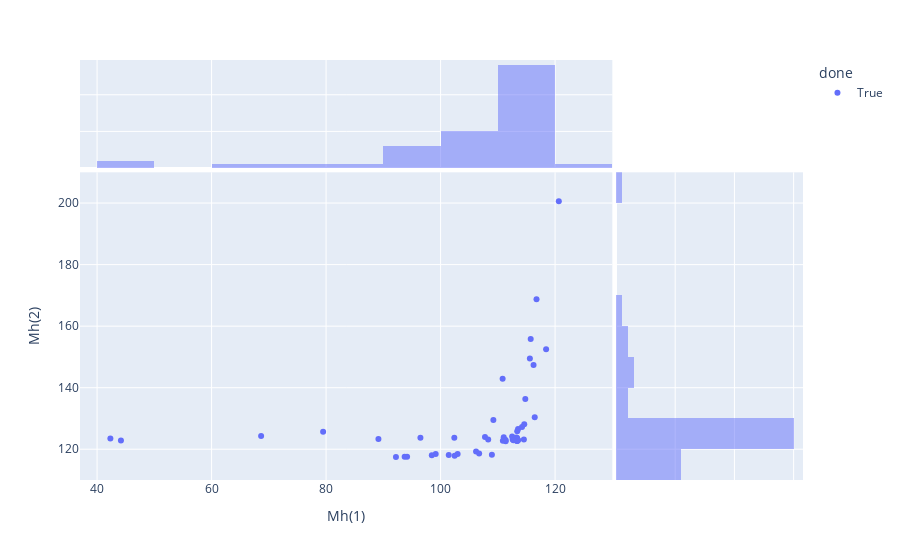

Notebook code for this chart:
### Code cell
fig = px.scatter(memory_df[select_done], x="Mh(1)", y="Mh(2)", marginal_x="histogram", marginal_y="histogram", color='done')
fig.show()

### Figure 1 — Plotly figure (JSON) as saved in the notebook; plotly's stock layout.template omitted (floating-point values rounded to 4 significant figures)
{"data": [{"hovertemplate": "done=True<br>Mh(1)=%{x}<br>Mh(2)=%{y}<extra></extra>", "legendgroup": "True", "marker": {"color": "#636efa", "symbol": "circle"}, "mode": "markers", "name": "True", "orientation": "v", "showlegend": true, "type": "scatter", "x": [120.7, 118.4, 115.7, 116.2, 116.4, 115.6, 110.8, 110.9, 113.4, 89.14, 114.5, 112.6, 79.48, 114.8, 113.5, 99.15, 113.4, 68.65, 106.2, 113.4, 109.2, 113.5, 103.0, 106.7, 109.0, 101.4, 114.2, 98.47, 114.6, 113.2, 92.2, 102.5, 113.4, 94.15, 113.5, 93.72, 116.8, 113.3, 111.2, 44.17, 108.3, 102.4, 111.0, 96.48, 112.5, 107.8, 111.4, 111.4, 42.32, 112.7], "xaxis": "x", "y": [200.6, 152.5, 155.9, 147.4, 130.4, 149.5, 142.9, 122.8, 123.3, 123.3, 123.1, 123.2, 125.7, 136.3, 122.9, 118.5, 123.7, 124.3, 119.2, 122.7, 129.5, 122.9, 118.5, 118.6, 118.2, 118.1, 127.2, 118.1, 128.1, 123.8, 117.4, 117.9, 125.8, 117.6, 126.6, 117.6, 168.8, 122.7, 122.9, 122.8, 123.1, 123.8, 123.9, 123.7, 124.1, 123.9, 122.6, 123.0, 123.5, 122.9], "yaxis": "y"}, {"alignmentgroup": "True", "bingroup": "x", "hovertemplate": "done=True<br>Mh(1)=%{x}<br>count=%{y}<extra></extra>", "legendgroup": "True", "marker": {"color": "#636efa"}, "name": "True", "offsetgroup": "True", "opacity": 0.5, "showlegend": false, "type": "histogram", "x": [120.7, 118.4, 115.7, 116.2, 116.4, 115.6, 110.8, 110.9, 113.4, 89.14, 114.5, 112.6, 79.48, 114.8, 113.5, 99.15, 113.4, 68.65, 106.2, 113.4, 109.2, 113.5, 103.0, 106.7, 109.0, 101.4, 114.2, 98.47, 114.6, 113.2, 92.2, 102.5, 113.4, 94.15, 113.5, 93.72, 116.8, 113.3, 111.2, 44.17, 108.3, 102.4, 111.0, 96.48, 112.5, 107.8, 111.4, 111.4, 42.32, 112.7], "xaxis": "x3", "yaxis": "y3"}, {"alignmentgroup": "True", "bingroup": "y", "hovertemplate": "done=True<br>Mh(2)=%{y}<br>count=%{x}<extra></extra>", "legendgroup": "True", "marker": {"color": "#636efa"}, "name": "True", "offsetgroup": "True", "opacity": 0.5, "showlegend": false, "type": "histogram", "xaxis": "x2", "y": [200.6, 152.5, 155.9, 147.4, 130.4, 149.5, 142.9, 122.8, 123.3, 123.3, 123.1, 123.2, 125.7, 136.3, 122.9, 118.5, 123.7, 124.3, 119.2, 122.7, 129.5, 122.9, 118.5, 118.6, 118.2, 118.1, 127.2, 118.1, 128.1, 123.8, 117.4, 117.9, 125.8, 117.6, 126.6, 117.6, 168.8, 122.7, 122.9, 122.8, 123.1, 123.8, 123.9, 123.7, 124.1, 123.9, 122.6, 123.0, 123.5, 122.9], "yaxis": "y2"}], "layout": {"barmode": "overlay", "legend": {"title": {"text": "done"}, "tracegroupgap": 0}, "margin": {"t": 60}, "xaxis": {"anchor": "y", "domain": [0, 0.7363], "title": {"text": "Mh(1)"}}, "xaxis2": {"anchor": "y2", "domain": [0.7413, 1], "matches": "x2", "showgrid": true, "showline": false, "showticklabels": false, "ticks": ""}, "xaxis3": {"anchor": "y3", "domain": [0, 0.7363], "matches": "x", "showgrid": true, "showticklabels": false}, "xaxis4": {"anchor": "y4", "domain": [0.7413, 1], "matches": "x2", "showgrid": true, "showline": false, "showticklabels": false, "ticks": ""}, "yaxis": {"anchor": "x", "domain": [0, 0.7326], "title": {"text": "Mh(2)"}}, "yaxis2": {"anchor": "x2", "domain": [0, 0.7326], "matches": "y", "showgrid": true, "showticklabels": false}, "yaxis3": {"anchor": "x3", "domain": [0.7426, 1], "matches": "y3", "showgrid": true, "showline": false, "showticklabels": false, "ticks": ""}, "yaxis4": {"anchor": "x4", "domain": [0.7426, 1], "matches": "y3", "showgrid": true, "showline": false, "showticklabels": false, "ticks": ""}}}
